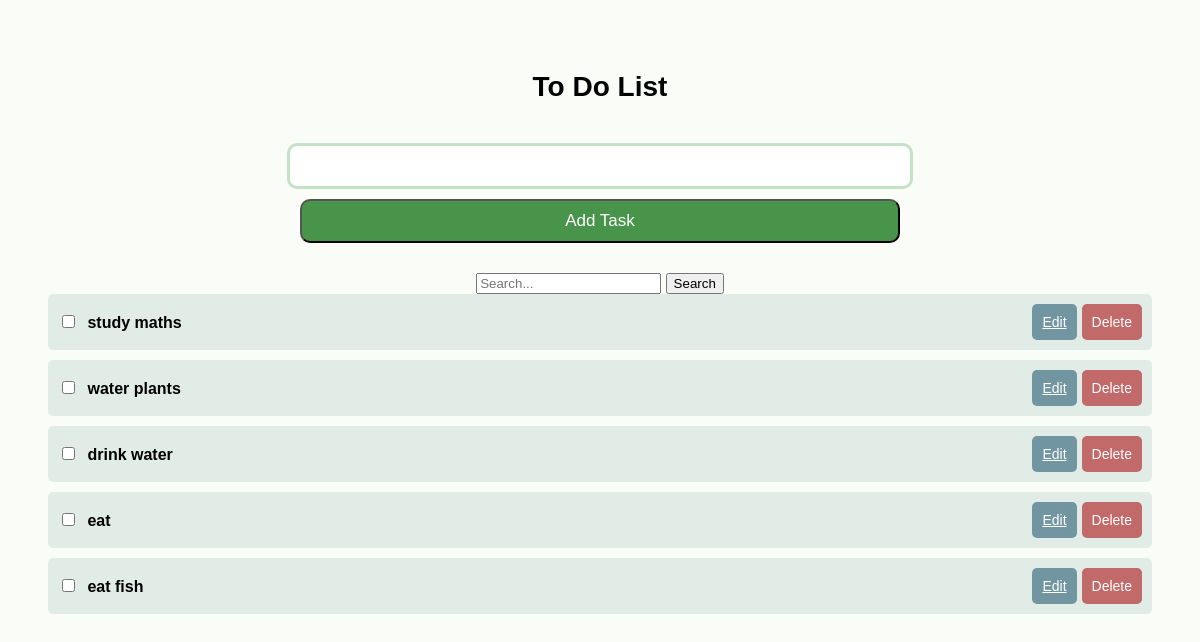
Before: / with the older database file.
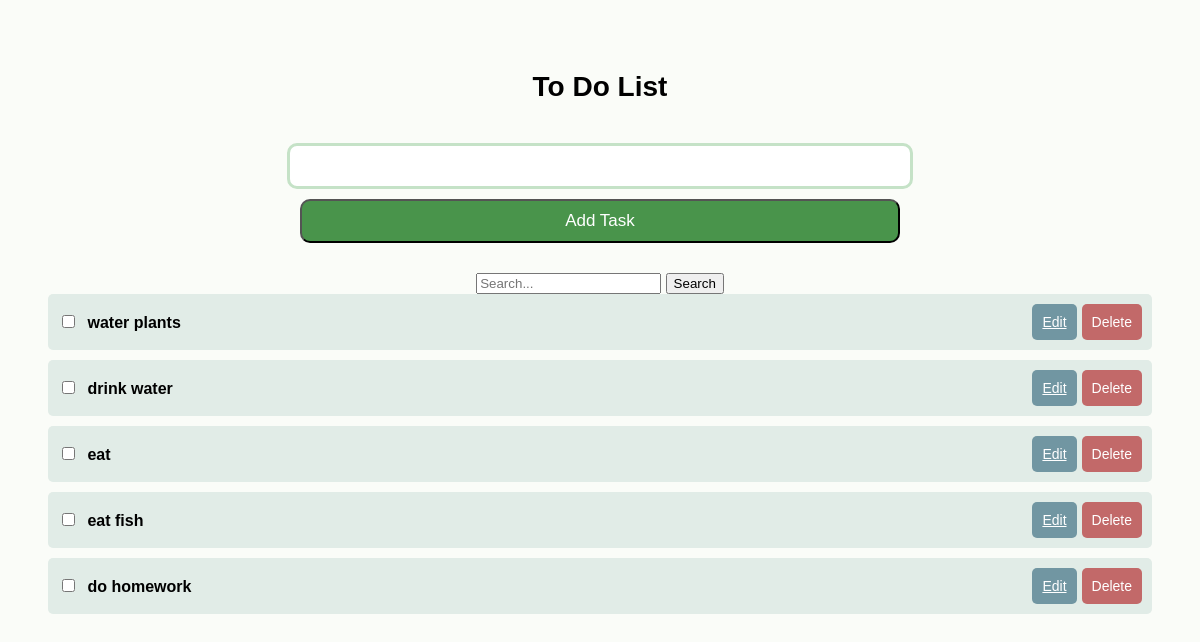
After: the same page with the newer database file.
### todo/models.py (models this page shows, shortened)
class ToDo(models.Model):
    task = models.CharField(max_length=200) # task
    completed = models.BooleanField(default=False) # is task complete?

### todo/views.py (the view)
# urls.py: path('', views.main, name='todo'), # main home
def main(request):
    todos = ToDo.objects.all()
    if request.method == "POST":
        form = ToDoForm(request.POST)
        if form.is_valid():
            form.save() # saved
            return redirect('todo:main')  # redirect to home
    else:
        form = ToDoForm() # empty form
    info = request.POST.get('search', '')
    if info:
        todos = todos.filter(task__icontains = info) # filtering based on input
    return render(request, 'todo/main.html', {'form': form, 'todos': todos})

### todo/forms.py (shortened to what this page needs)
class ToDoForm(forms.ModelForm):
    class Meta:
        model = ToDo
        fields = "__all__" # all fields

### todo/templates/todo/main.html (shortened to what this page needs)
<!DOCTYPE html>
<html>
<head>
    {% load static %}
    <link rel="stylesheet" href="{% static 'main.css' %}">
</head>
<body>
    <div class="container">
        <h2>To Do List</h2>
        <div class="form">
            <form method="POST">
                {{ form.task }}
                <button type="submit">Add Task</button>
            </form>
        </div>
        <form method="POST" class="search-form">
            <input type="text" name="search" placeholder="Search..." value="{{ request.POST.search }}">
            <button type="submit">Search</button>
        </form>
        <div class="list">
            <todolist>
                {% for todo in todos %}
                <list2>
                    <form action="{% url 'is_complete' todo.id %}" method="POST" style="display: inline;">
                        <input type="checkbox" name="task_{{ todo.id }}" onchange="this.form.submit()" {% if todo.completed %}checked{% endif %}>
                        <text>{{ todo.task }}</text>
                    </form>
                    <div class="btns">
                        <a href="{% url 'edit' todo.id %}" class="update-btn">Edit</a>
                        <form action="{% url 'remove' todo.id %}" method="POST">
                            <button type="submit" class="delete-btn">Delete</button>
                        </form>
                    </div>
                </list2>
                {% endfor %}
            </todolist>
        </div>
    </div>
</body>
</html>

### todo/static/main.css (style rules this page uses)
body { font-family: Arial, sans-serif; text-align: center; background-color: #fafcf8; }
.container { max-width: 500; padding: 40px; border: 1px; }
.title, h2 { font-size: 28px; font-weight: bold; margin-bottom: 40px; }
.form { margin-bottom: 20px; }
.form input[type="text"], .form button { width: 600px; padding: 10px; margin-bottom: 10px; border-radius: 10px; font-size: 17px; }
.form input[type="text"] { border: 3px solid #c5e2c7; }
.form button { background-color: #49944b; color: #fff; }
.list todolist { list-style-type: none; padding: 0; text-align: left; }
.list list2 { display: flex; justify-content: space-between; align-items: center; margin-bottom: 10px; padding: 10px; border-radius: 5px; background-color: #e1ece7; }
.list text { padding: 5px; font-weight: bold; }
.btns { display: flex; gap: 5px; }
.update-btn, .delete-btn { padding: 10px; border: none; border-radius: 5px; font-size: 14px; }
.update-btn { background-color: #7196a2; color: #ffffff; }
.delete-btn { background-color: #c26969; color: #ffffff; }

Changed rows visible on the page:
removed ToDo: task "study maths"
added ToDo: task "do homework"
